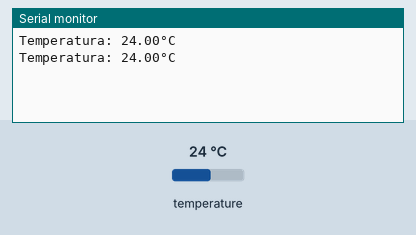
Bench run of a sketch on a simulated Arduino Uno, built with avr-gcc and run on an emulated ATmega328P. Shown: the last lines printed to the serial monitor. Inputs (shaded band) come from the test bench; at power-on: temperature 24 °C.

Above: at 3.3 s.
3.4 s: temperature set to 12 °C
At 5.5 s:
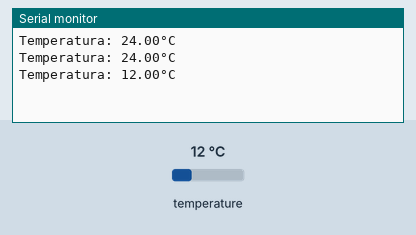
5.9 s: temperature set to 19 °C
At 6.8 s:
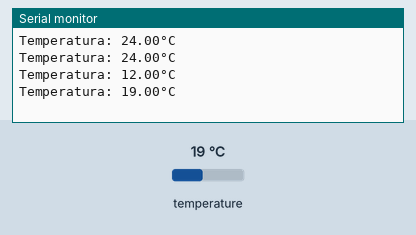
Timing chart, 0 to 8.9 s (numbered marks = the images above; inputs shaded):
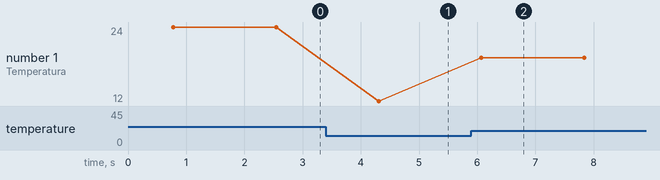

Measured:
- after the input at 3.4 s, the serial monitor: prints a new line after 0.91 s (image 1)
- after the input at 5.9 s, the serial monitor: prints a new line after 0.17 s (image 2)
- plotted number 1: 24 → 12 after the input at 3.4 s, 12 → 19 after the input at 5.9 s

The sketch:

ds18b20.ino
```cpp
#include <OneWire.h>
#include <DallasTemperature.h>

// Definición del pin digital al que está conectado el sensor DS18B20
#define ONE_WIRE_BUS 2

// Inicialización de la conexión OneWire y del sensor DallasTemperature
OneWire oneWire(ONE_WIRE_BUS);
DallasTemperature sensors(&oneWire);

void setup()
{
    // Inicialización del monitor serial a 9600 baudios
    Serial.begin(9600);

    // Inicialización del sensor DS18B20
    sensors.begin();
}

void loop()
{
    // Solicita la temperatura al sensor DS18B20
    sensors.requestTemperatures();

    // Lee la temperatura en grados Celsius desde el sensor DS18B20
    float temperatura = sensors.getTempCByIndex(0); // Se asume que solo hay un sensor conectado

    // Muestra la temperatura por el monitor serial
    Serial.print("Temperatura: ");
    Serial.print(temperatura);
    Serial.println("°C");

    // Espera 1 segundo antes de la próxima lectura
    delay(1000);
}
```
